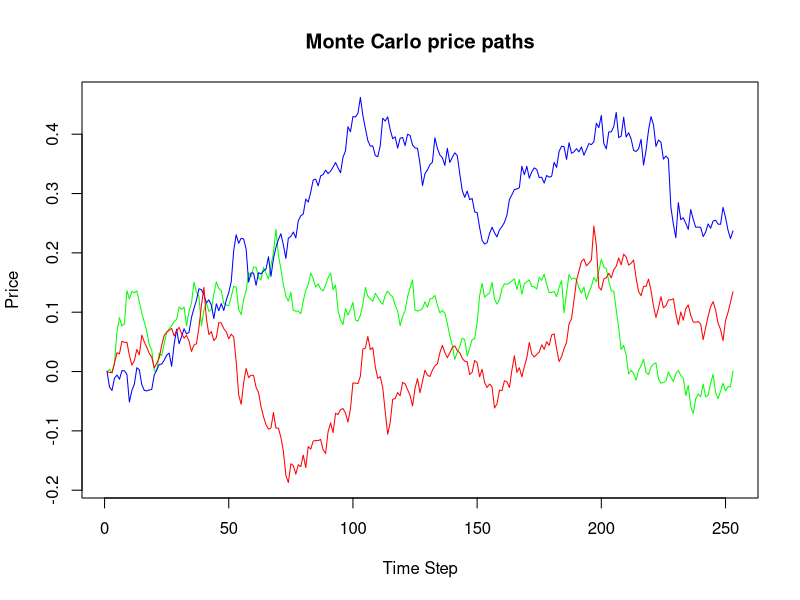

This chart was generated by the following R code:
sigma <- 0.3
mu <- 0.1
dt <- 1/252
Nt <- 252
Np <- 1e4
z <- matrix(rnorm(Nt*Np), nrow=Nt)
r <- mu*dt + z*sigma*sqrt(dt)
r <- matrix(rnorm(Nt*Np, mean=mu*dt, sd=sigma*sqrt(dt)), nrow=Nt)
s <- matrix(0, Nt+1, Np)


for(t in 1:Nt) {
  s[t+1, ] <- s[t, ]+r[t, ]
}

P <- exp(s)
matplot (s[, 1:3], type="l", lty=1, col=c("green", "blue", "red"), 
         main="Monte Carlo price paths", 
         xlab="Time Step", ylab="Price") 


